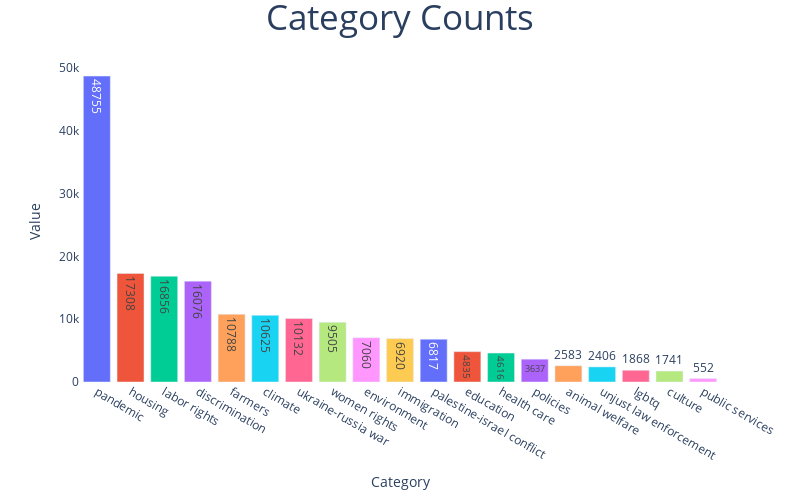

This figure's notebook cell:
### Code cell
import plotly.graph_objects as go
from plotly.offline import iplot, init_notebook_mode
import plotly.express as px
import plotly.io as pio

init_notebook_mode(True)

fig = px.bar(x=df["topic"].value_counts().index,y=df["topic"].value_counts(),color=df["topic"].value_counts().index,text=df["topic"].value_counts())
fig.update_traces(hovertemplate="Category:'%{x}' Counted: %{y}")
fig.update_layout(title={"text":"Category Counts","x":0.5,"font":{"size":35}},xaxis={"title":"Category","showgrid":False},yaxis={"title":"Value","showgrid":False},plot_bgcolor="white",width=800,height=500,showlegend=False)
iplot(fig)

### Figure 1 — Plotly figure (JSON) as saved in the notebook; plotly's stock layout.template omitted (floating-point values rounded to 4 significant figures)
{"data": [{"alignmentgroup": "True", "hovertemplate": "Category:'%{x}' Counted: %{y}", "legendgroup": "pandemic", "marker": {"color": "#636efa", "pattern": {"shape": ""}}, "name": "pandemic", "offsetgroup": "pandemic", "orientation": "v", "showlegend": true, "text": [48755], "textposition": "auto", "type": "bar", "x": ["pandemic"], "xaxis": "x", "y": [48755], "yaxis": "y"}, {"alignmentgroup": "True", "hovertemplate": "Category:'%{x}' Counted: %{y}", "legendgroup": "housing", "marker": {"color": "#EF553B", "pattern": {"shape": ""}}, "name": "housing", "offsetgroup": "housing", "orientation": "v", "showlegend": true, "text": [17308], "textposition": "auto", "type": "bar", "x": ["housing"], "xaxis": "x", "y": [17308], "yaxis": "y"}, {"alignmentgroup": "True", "hovertemplate": "Category:'%{x}' Counted: %{y}", "legendgroup": "labor rights", "marker": {"color": "#00cc96", "pattern": {"shape": ""}}, "name": "labor rights", "offsetgroup": "labor rights", "orientation": "v", "showlegend": true, "text": [16856], "textposition": "auto", "type": "bar", "x": ["labor rights"], "xaxis": "x", "y": [16856], "yaxis": "y"}, {"alignmentgroup": "True", "hovertemplate": "Category:'%{x}' Counted: %{y}", "legendgroup": "discrimination", "marker": {"color": "#ab63fa", "pattern": {"shape": ""}}, "name": "discrimination", "offsetgroup": "discrimination", "orientation": "v", "showlegend": true, "text": [16076], "textposition": "auto", "type": "bar", "x": ["discrimination"], "xaxis": "x", "y": [16076], "yaxis": "y"}, {"alignmentgroup": "True", "hovertemplate": "Category:'%{x}' Counted: %{y}", "legendgroup": "farmers", "marker": {"color": "#FFA15A", "pattern": {"shape": ""}}, "name": "farmers", "offsetgroup": "farmers", "orientation": "v", "showlegend": true, "text": [10788], "textposition": "auto", "type": "bar", "x": ["farmers"], "xaxis": "x", "y": [10788], "yaxis": "y"}, {"alignmentgroup": "True", "hovertemplate": "Category:'%{x}' Counted: %{y}", "legendgroup": "climate", "marker": {"color": "#19d3f3", "pattern": {"shape": ""}}, "name": "climate", "offsetgroup": "climate", "orientation": "v", "showlegend": true, "text": [10625], "textposition": "auto", "type": "bar", "x": ["climate"], "xaxis": "x", "y": [10625], "yaxis": "y"}, {"alignmentgroup": "True", "hovertemplate": "Category:'%{x}' Counted: %{y}", "legendgroup": "ukraine-russia war", "marker": {"color": "#FF6692", "pattern": {"shape": ""}}, "name": "ukraine-russia war", "offsetgroup": "ukraine-russia war", "orientation": "v", "showlegend": true, "text": [10132], "textposition": "auto", "type": "bar", "x": ["ukraine-russia war"], "xaxis": "x", "y": [10132], "yaxis": "y"}, {"alignmentgroup": "True", "hovertemplate": "Category:'%{x}' Counted: %{y}", "legendgroup": "women rights", "marker": {"color": "#B6E880", "pattern": {"shape": ""}}, "name": "women rights", "offsetgroup": "women rights", "orientation": "v", "showlegend": true, "text": [9505], "textposition": "auto", "type": "bar", "x": ["women rights"], "xaxis": "x", "y": [9505], "yaxis": "y"}, {"alignmentgroup": "True", "hovertemplate": "Category:'%{x}' Counted: %{y}", "legendgroup": "environment", "marker": {"color": "#FF97FF", "pattern": {"shape": ""}}, "name": "environment", "offsetgroup": "environment", "orientation": "v", "showlegend": true, "text": [7060], "textposition": "auto", "type": "bar", "x": ["environment"], "xaxis": "x", "y": [7060], "yaxis": "y"}, {"alignmentgroup": "True", "hovertemplate": "Category:'%{x}' Counted: %{y}", "legendgroup": "immigration", "marker": {"color": "#FECB52", "pattern": {"shape": ""}}, "name": "immigration", "offsetgroup": "immigration", "orientation": "v", "showlegend": true, "text": [6920], "textposition": "auto", "type": "bar", "x": ["immigration"], "xaxis": "x", "y": [6920], "yaxis": "y"}, {"alignmentgroup": "True", "hovertemplate": "Category:'%{x}' Counted: %{y}", "legendgroup": "palestine-israel conflict", "marker": {"color": "#636efa", "pattern": {"shape": ""}}, "name": "palestine-israel conflict", "offsetgroup": "palestine-israel conflict", "orientation": "v", "showlegend": true, "text": [6817], "textposition": "auto", "type": "bar", "x": ["palestine-israel conflict"], "xaxis": "x", "y": [6817], "yaxis": "y"}, {"alignmentgroup": "True", "hovertemplate": "Category:'%{x}' Counted: %{y}", "legendgroup": "education", "marker": {"color": "#EF553B", "pattern": {"shape": ""}}, "name": "education", "offsetgroup": "education", "orientation": "v", "showlegend": true, "text": [4835], "textposition": "auto", "type": "bar", "x": ["education"], "xaxis": "x", "y": [4835], "yaxis": "y"}, {"alignmentgroup": "True", "hovertemplate": "Category:'%{x}' Counted: %{y}", "legendgroup": "health care", "marker": {"color": "#00cc96", "pattern": {"shape": ""}}, "name": "health care", "offsetgroup": "health care", "orientation": "v", "showlegend": true, "text": [4616], "textposition": "auto", "type": "bar", "x": ["health care"], "xaxis": "x", "y": [4616], "yaxis": "y"}, {"alignmentgroup": "True", "hovertemplate": "Category:'%{x}' Counted: %{y}", "legendgroup": "policies", "marker": {"color": "#ab63fa", "pattern": {"shape": ""}}, "name": "policies", "offsetgroup": "policies", "orientation": "v", "showlegend": true, "text": [3637], "textposition": "auto", "type": "bar", "x": ["policies"], "xaxis": "x", "y": [3637], "yaxis": "y"}, {"alignmentgroup": "True", "hovertemplate": "Category:'%{x}' Counted: %{y}", "legendgroup": "animal welfare", "marker": {"color": "#FFA15A", "pattern": {"shape": ""}}, "name": "animal welfare", "offsetgroup": "animal welfare", "orientation": "v", "showlegend": true, "text": [2583], "textposition": "auto", "type": "bar", "x": ["animal welfare"], "xaxis": "x", "y": [2583], "yaxis": "y"}, {"alignmentgroup": "True", "hovertemplate": "Category:'%{x}' Counted: %{y}", "legendgroup": "unjust law enforcement", "marker": {"color": "#19d3f3", "pattern": {"shape": ""}}, "name": "unjust law enforcement", "offsetgroup": "unjust law enforcement", "orientation": "v", "showlegend": true, "text": [2406], "textposition": "auto", "type": "bar", "x": ["unjust law enforcement"], "xaxis": "x", "y": [2406], "yaxis": "y"}, {"alignmentgroup": "True", "hovertemplate": "Category:'%{x}' Counted: %{y}", "legendgroup": "lgbtq", "marker": {"color": "#FF6692", "pattern": {"shape": ""}}, "name": "lgbtq", "offsetgroup": "lgbtq", "orientation": "v", "showlegend": true, "text": [1868], "textposition": "auto", "type": "bar", "x": ["lgbtq"], "xaxis": "x", "y": [1868], "yaxis": "y"}, {"alignmentgroup": "True", "hovertemplate": "Category:'%{x}' Counted: %{y}", "legendgroup": "culture", "marker": {"color": "#B6E880", "pattern": {"shape": ""}}, "name": "culture", "offsetgroup": "culture", "orientation": "v", "showlegend": true, "text": [1741], "textposition": "auto", "type": "bar", "x": ["culture"], "xaxis": "x", "y": [1741], "yaxis": "y"}, {"alignmentgroup": "True", "hovertemplate": "Category:'%{x}' Counted: %{y}", "legendgroup": "public services", "marker": {"color": "#FF97FF", "pattern": {"shape": ""}}, "name": "public services", "offsetgroup": "public services", "orientation": "v", "showlegend": true, "text": [552], "textposition": "auto", "type": "bar", "x": ["public services"], "xaxis": "x", "y": [552], "yaxis": "y"}], "layout": {"barmode": "relative", "height": 500, "legend": {"title": {"text": "color"}, "tracegroupgap": 0}, "margin": {"t": 60}, "plot_bgcolor": "white", "showlegend": false, "title": {"font": {"size": 35}, "text": "Category Counts", "x": 0.5}, "width": 800, "xaxis": {"anchor": "y", "domain": [0, 1], "showgrid": false, "title": {"text": "Category"}}, "yaxis": {"anchor": "x", "domain": [0, 1], "showgrid": false, "title": {"text": "Value"}}}}
